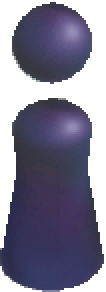
#> input picture chess.png, 53 x 146 px (shown 2 times larger)
$ python -i wda_test.py   (imports and definitions only)
#> lines starting #> are read from the running program, lines starting #| are printed output that depends on the picture
#> further down, picture is the input picture: PIL image 53x146 RGBA; mean R, G, B, A 129.9, 127.7, 148.7, 255
#!/usr/bin/env python3
import wda
import time
from PIL import Image, ImageFilter, ImageEnhance
from io import BytesIO
import numpy as np

def filter_image(img):
    out1 = img.filter(ImageFilter.GaussianBlur(radius=1))
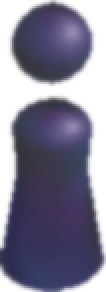
#> out1: PIL image 53x146 RGBA (shown 2 times larger); mean R, G, B, A 129.7, 127.5, 148.5, 255
    out2 = ImageEnhance.Contrast(out1).enhance(2)
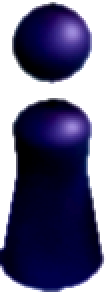
#> out2: PIL image 53x146 RGBA (shown 2 times larger); mean R, G, B, A 99.4, 97.5, 129.4, 255
    out3 = out2.filter(ImageFilter.FIND_EDGES)#.filter(ImageFilter.SMOOTH_MORE)
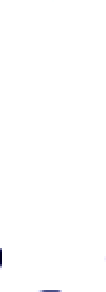
#> out3: PIL image 53x146 RGBA (shown 2 times larger); mean R, G, B, A 26.3, 26.1, 26.8, 13; transparent parts drawn white
    return out3

# [1 line that did not run here, left out]
# [20 lines not run here, left out]

>>> from PIL import Image
>>> picture = Image.open('chess.png')
>>> result = filter_image(picture)
